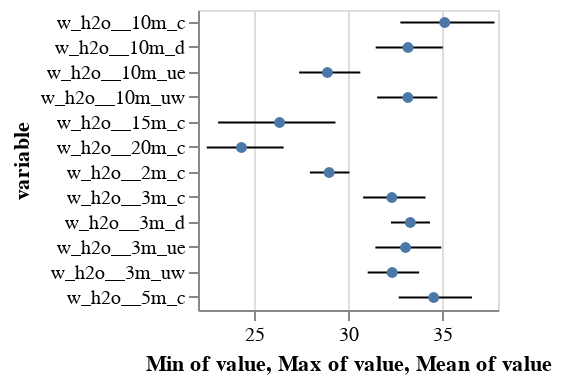

This figure's notebook cell:
### Code cell
base_chart = alt.Chart(totals_df).encode(
    alt.Y('variable:O'),
).properties(width=150, height = 150)

base_chart.mark_rule().encode(
    alt.X('min(value):Q').scale(zero=False),
    alt.X2('max(value):Q'),
) + base_chart.mark_circle().encode(
    alt.X('mean(value):Q'),
)

### Figure 1 — Vega-Lite specification as saved in the notebook (floating-point values rounded to 4 significant figures; data arrays with more than 128 entries replaced by an {"elided": "..."} marker saying what was removed)
{"config": {"view": {"continuousWidth": 300, "continuousHeight": 300}}, "layer": [{"mark": {"type": "rule"}, "encoding": {"x": {"aggregate": "min", "field": "value", "scale": {"zero": false}, "type": "quantitative"}, "x2": {"aggregate": "max", "field": "value"}, "y": {"field": "variable", "type": "ordinal"}}}, {"mark": {"type": "circle"}, "encoding": {"x": {"aggregate": "mean", "field": "value", "type": "quantitative"}, "y": {"field": "variable", "type": "ordinal"}}}], "data": {"name": "data-a83aa3c865f4295b9c8852f824c5763e"}, "height": 150, "width": 150, "$schema": "https://vega.github.io/schema/vega-lite/v5.20.1.json", "datasets": {"data-a83aa3c865f4295b9c8852f824c5763e": {"elided": "216 records"}}}
